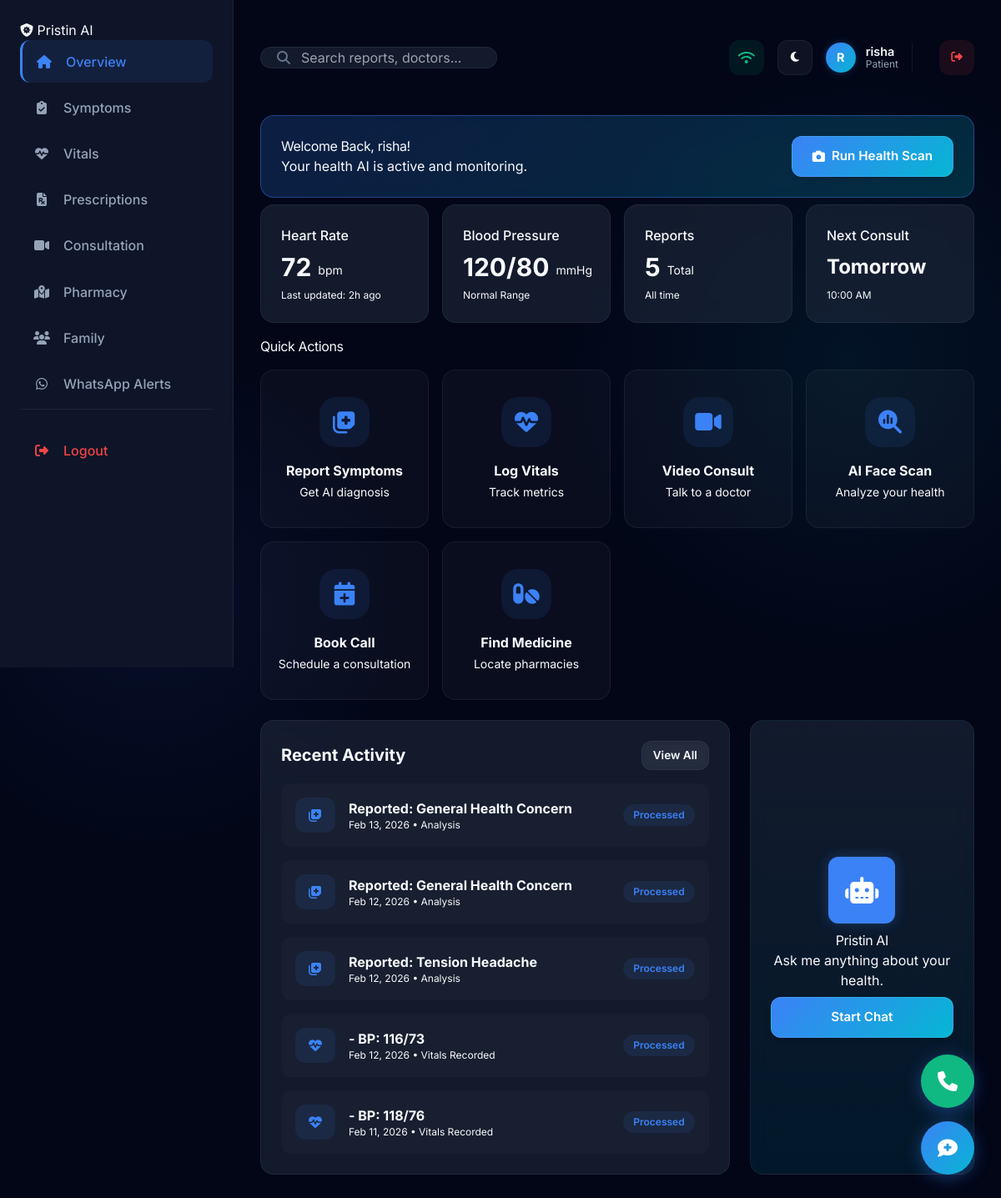
Page /dashboard (signed in) on the committed database.
### app.py (models this page shows)
class User(db.Model, UserMixin):
    id = db.Column(db.Integer, primary_key=True)
    username = db.Column(db.String(150), unique=True, nullable=False)
    email = db.Column(db.String(150), unique=True, nullable=False)
    password = db.Column(db.String(150), nullable=False)
    age = db.Column(db.Integer, nullable=True)
    gender = db.Column(db.String(20), nullable=True)
    existing_conditions = db.Column(db.Text, nullable=True)  # Comma-separated conditions
    role = db.Column(db.String(20), default='patient')  # patient, doctor, chw (community health worker)
    whatsapp_number = db.Column(db.String(20), nullable=True)  # Format: +91XXXXXXXXXX
    family_whatsapp = db.Column(db.String(20), nullable=True)  # Emergency contact WhatsApp
    preferred_language = db.Column(db.String(10), default='english')  # english, hindi, telugu, tamil, bengali, marathi
    symptom_reports = db.relationship('SymptomReport', backref='user', lazy=True, foreign_keys='SymptomReport.user_id')
    prescriptions = db.relationship('Prescription', backref='user', lazy=True)
    vital_records = db.relationship('VitalRecord', backref='user', lazy=True)
    appointments = db.relationship('Appointment', backref='user', lazy=True, foreign_keys='Appointment.user_id')

### app.py (the view, shortened to what this page needs)
@app.route('/dashboard')
@login_required
def dashboard():
    if current_user.role == 'doctor':
        return redirect(url_for('doctor_dashboard'))
    elif current_user.role == 'chw':
        return redirect(url_for('chw_dashboard'))
    symptom_count = SymptomReport.query.filter_by(user_id=current_user.id).count()
    vital_count = VitalRecord.query.filter_by(user_id=current_user.id).count()
    prescription_count = Prescription.query.filter_by(user_id=current_user.id).count()
    recommendation_count = SymptomReport.query.filter_by(user_id=current_user.id, doctor_approved=True).count()
    recent_symptoms = SymptomReport.query.filter_by(user_id=current_user.id).order_by(SymptomReport.created_at.desc()).limit(3).all()
    recent_vitals = VitalRecord.query.filter_by(user_id=current_user.id).order_by(VitalRecord.created_at.desc()).limit(2).all()
    recent_activity = []
    for symptom in recent_symptoms:
        raw_text = symptom.symptoms_text if symptom.symptoms_text else "Health Check"
        prediction_text = raw_text
        try:
            if symptom.ai_prediction and '{' in symptom.ai_prediction:
                pred_json = json.loads(symptom.ai_prediction)
                disease = pred_json.get('disease')
                if disease:
                    prediction_text = f"Reported: {disease}"
        except Exception as e:
            logging.error(f"Error parsing prediction JSON: {e}")
        if '{' in prediction_text and '}' in prediction_text:
             prediction_text = "Health Analysis"
        recent_activity.append({
            'type': 'symptom',
            'icon': 'notes-medical',
            'label': 'Analysis',
            'value': prediction_text,
            'time': symptom.created_at.strftime('%b %d, %Y'),
            'raw_time': symptom.created_at
        })
    for vital in recent_vitals:
        val = f' - BP: {vital.bp_systolic}/{vital.bp_diastolic}' if vital.bp_systolic else ''
        recent_activity.append({
            'type': 'vital',
            'icon': 'heartbeat',
            'label': 'Vitals Recorded',
            'value': val,
            'time': vital.created_at.strftime('%b %d, %Y'),
            'raw_time': vital.created_at
        })
    recent_activity.sort(key=lambda x: x['raw_time'], reverse=True)
    return render_template('dashboard.html',
                         user=current_user,
                         symptom_count=symptom_count,
                         vital_count=vital_count,
                         prescription_count=prescription_count,
                         recommendation_count=recommendation_count,
                         recent_activity=recent_activity[:5])

### templates/dashboard.html (shortened to what this page needs)
<!DOCTYPE html>
<html lang="{{ current_user.preferred_language if current_user.is_authenticated else 'en' }}">
<head>
    <script src="https://cdn.tailwindcss.com"></script>
    <link rel="stylesheet" href="https://cdnjs.cloudflare.com/ajax/libs/font-awesome/6.4.0/css/all.min.css">
    <link rel="stylesheet" href="/static/css/style.css">
</head>
<body data-theme="dark">
    <aside class="sidebar" id="sidebar">
        <div class="sidebar-header">
            <div class="logo-text">
                <i class="fas fa-shield-virus text-primary"></i> Pristin AI
            </div>
        </div>
        <nav class="flex-col gap-2" style="flex: 1;">
            <a href="{{ url_for('dashboard') }}" class="nav-link active">
                <i class="fas fa-home"></i> {{ 'Overview' | translate }}
            </a>
            <a href="{{ url_for('symptom_input') }}" class="nav-link">
                <i class="fas fa-clipboard-check"></i> {{ 'Symptoms' | translate }}
            </a>
            <a href="{{ url_for('vitals_timeline') }}" class="nav-link">
                <i class="fas fa-heartbeat"></i> {{ 'Vitals' | translate }}
            </a>
            <a href="{{ url_for('prescription_history') }}" class="nav-link">
                <i class="fas fa-file-prescription"></i> {{ 'Prescriptions' | translate }}
            </a>
            <a href="{{ url_for('video_start') }}" class="nav-link">
                <i class="fas fa-video"></i> {{ 'Consultation' | translate }}
            </a>
            <a href="{{ url_for('pharmacy_map') }}" class="nav-link">
                <i class="fas fa-map-marked-alt"></i> {{ 'Pharmacy' | translate }}
            </a>
            <a href="{{ url_for('family_manage') }}" class="nav-link">
                <i class="fas fa-users"></i> {{ 'Family' | translate }}
            </a>
            <a href="{{ url_for('whatsapp_settings') }}" class="nav-link">
                <i class="fab fa-whatsapp"></i> {{ 'WhatsApp Alerts' | translate }}
            </a>
            <div style="margin-top: auto; border-top: 1px solid var(--border-color); padding-top: 1rem;">
                <a href="{{ url_for('logout') }}" class="nav-link mt-2" style="color: var(--error);">
                    <i class="fas fa-sign-out-alt"></i> {{ 'Logout' | translate }}
                </a>
            </div>
        </nav>
    </aside>
    <main class="main-content">
        <header class="dashboard-header">
            <div class="flex items-center gap-4" style="flex: 1;">
                <div class="header-search">
                    <i class="fas fa-search"></i>
                    <input type="text" placeholder="{{ 'Search reports, doctors...' | translate }}">
                </div>
            </div>
            <div class="flex items-center gap-4">
                <div class="btn-icon" style="background: rgba(16, 185, 129, 0.1); color: var(--success);"
                    title="Online">
                    <i class="fas fa-wifi"></i>
                </div>
                <button onclick="toggleTheme()" class="btn btn-icon btn-sm theme-toggle"
                    title="{{ 'Toggle Theme' | translate }}"
                    style="background: rgba(255, 255, 255, 0.05); border: 1px solid var(--border-color);">
                    <i class="fas fa-moon"></i>
                </button>
                <div class="user-profile">
                    <div class="user-avatar text-white">
                        {{ current_user.username[0].upper() }}
                    </div>
                    <div class="user-info">
                        <div class="user-name">{{ current_user.username }}</div>
                        <div class="user-role">{{ current_user.role.capitalize() }}</div>
                    </div>
                </div>
                <a href="{{ url_for('logout') }}" class="btn btn-icon btn-sm" title="Logout"
                    style="color: var(--error); background: rgba(239, 68, 68, 0.1);">
                    <i class="fas fa-sign-out-alt"></i>
                </a>
            </div>
        </header>
        <div class="card mb-2"
            style="background: linear-gradient(135deg, rgba(59, 130, 246, 0.2), rgba(6, 182, 212, 0.2)); border-color: rgba(59, 130, 246, 0.4);">
            <div class="flex flex-col md:flex-row justify-between items-center gap-4">
                <div>
                    <h1>{{ 'Welcome Back' | translate }}, {{ current_user.username }}!</h1>
                    <p class="text-secondary" style="margin-bottom: 0;">{{ 'Your health AI is active and monitoring.' |
                        translate }}</p>
                </div>
                <a href="{{ url_for('facial_scan') }}" class="btn btn-primary pulse">
                    <i class="fas fa-camera"></i> {{ 'Run Health Scan' | translate }}
                </a>
            </div>
        </div>
        <div class="grid grid-cols-1 md:grid-cols-2 lg:grid-cols-4 gap-4 mb-4">
            <div class="card flex flex-col justify-between hover-glow">
                <div class="text-muted font-medium">{{ 'Heart Rate' | translate }}</div>
                <div class="flex items-end gap-2 mt-2">
                    <span class="text-3xl font-bold">72</span>
                    <span class="text-sm text-success mb-1">bpm</span>
                </div>
                <div class="text-xs text-muted mt-2">{{ 'Last updated' | translate }}: 2h {{ 'ago' | translate }}</div>
            </div>
            <div class="card flex flex-col justify-between hover-glow">
                <div class="text-muted font-medium">{{ 'Blood Pressure' | translate }}</div>
                <div class="flex items-end gap-2 mt-2">
                    <span class="text-3xl font-bold">120/80</span>
                    <span class="text-sm text-success mb-1">mmHg</span>
                </div>
                <div class="text-xs text-muted mt-2">{{ 'Normal Range' | translate }}</div>
            </div>
            <div class="card flex flex-col justify-between hover-glow">
                <div class="text-muted font-medium">{{ 'Reports' | translate }}</div>
                <div class="flex items-end gap-2 mt-2">
                    <span class="text-3xl font-bold">{{ symptom_count }}</span>
                    <span class="text-sm text-primary mb-1">{{ 'Total' | translate }}</span>
                </div>
                <div class="text-xs text-muted mt-2">{{ 'All time' | translate }}</div>
            </div>
            <div class="card flex flex-col justify-between hover-glow">
                <div class="text-muted font-medium">{{ 'Next Consult' | translate }}</div>
                <div class="flex items-end gap-2 mt-2">
                    <span class="text-2xl font-bold">{{ 'Tomorrow' | translate }}</span>
                </div>
                <div class="text-xs text-warning mt-2">10:00 AM</div>
            </div>
        </div>
        <h3 class="mb-4">{{ 'Quick Actions' | translate }}</h3>
        <div class="grid grid-cols-2 lg:grid-cols-4 gap-4 mb-6">
            <a href="{{ url_for('symptom_input') }}" class="quick-action-card">
                <div class="quick-action-icon">
                    <i class="fas fa-notes-medical"></i>
                </div>
                <div class="font-bold mb-1">{{ 'Report Symptoms' | translate }}</div>
                <div class="text-sm text-muted">{{ 'Get AI diagnosis' | translate }}</div>
            </a>
            <a href="{{ url_for('vitals_input') }}" class="quick-action-card">
                <div class="quick-action-icon">
                    <i class="fas fa-heartbeat"></i>
                </div>
                <div class="font-bold mb-1">{{ 'Log Vitals' | translate }}</div>
                <div class="text-sm text-muted">{{ 'Track metrics' | translate }}</div>
            </a>
            <a href="{{ url_for('video_start') }}" class="quick-action-card">
                <div class="quick-action-icon">
                    <i class="fas fa-video"></i>
                </div>
                <div class="font-bold mb-1">{{ 'Video Consult' | translate }}</div>
                <div class="text-sm text-muted">{{ 'Talk to a doctor' | translate }}</div>
            </a>
            <a href="{{ url_for('facial_scan') }}" class="quick-action-card">
                <div class="quick-action-icon">
                    <i class="fas fa-magnifying-glass-chart"></i>
                </div>
                <div class="font-bold mb-1">{{ 'AI Face Scan' | translate }}</div>
                <div class="text-sm text-muted">{{ 'Analyze your health' | translate }}</div>
            </a>
            <a href="{{ url_for('book_appointment') }}" class="quick-action-card">
                <div class="quick-action-icon">
                    <i class="fas fa-calendar-plus"></i>
                </div>
                <div class="font-bold mb-1">{{ 'Book Call' | translate }}</div>
                <div class="text-sm text-muted">{{ 'Schedule a consultation' | translate }}</div>
            </a>
            <a href="{{ url_for('pharmacy_map') }}" class="quick-action-card">
                <div class="quick-action-icon">
                    <i class="fas fa-pills"></i>
                </div>
                <div class="font-bold mb-1">{{ 'Find Medicine' | translate }}</div>
                <div class="text-sm text-muted">{{ 'Locate pharmacies' | translate }}</div>
            </a>
        </div>
        <div class="grid grid-cols-1 lg:grid-cols-3 gap-6">
            <div class="card lg:col-span-2">
                <div class="card-header">
                    <div class="card-title">{{ 'Recent Activity' | translate }}</div>
                    <a href="#" class="btn btn-sm btn-secondary">{{ 'View All' | translate }}</a>
                </div>
                <div class="flex flex-col gap-4 mt-2">
                    {% for activity in recent_activity %}
                    <div class="flex items-center gap-4 p-4 rounded-xl transition-all hover:bg-white/5 border border-transparent hover:border-white/10"
                        style="background: rgba(255,255,255,0.02);">
                        <div class="btn-icon"
                            style="background: rgba(59, 130, 246, 0.1); color: var(--primary); min-width: 48px;">
                            <i class="fas fa-{{ activity.icon if activity.icon else 'file-medical-alt' }}"></i>
                        </div>
                        <div style="flex: 1;">
                            <div class="font-bold text-sm lg:text-base">{{ activity.value }}</div>
                            <div class="text-xs text-muted">{{ activity.time }} • {{ activity.label }}</div>
                        </div>
                        <span class="badge {{ 'badge-success' if 'Approved' in activity.value else 'badge-info' }}">{{
                            'Processed' | translate }}</span>
                    </div>
                    {% else %}
                    <div class="text-center p-xl text-muted">{{ 'No recent activity' | translate }}</div>
                    {% endfor %}
                </div>
            </div>
            <div class="card flex flex-col justify-center items-center text-center p-xl"
                style="background: linear-gradient(180deg, var(--bg-card) 0%, rgba(6, 182, 212, 0.1) 100%);">
                <div class="btn-icon mb-2"
                    style="width: 80px; height: 80px; font-size: 2rem; background: var(--primary); color: white; box-shadow: var(--glow-blue);">
                    <i class="fas fa-robot"></i>
                </div>
                <h3>Pristin AI</h3>
                <p class="mb-2">{{ 'Ask me anything about your health.' | translate }}</p>
                <button onclick="toggleChat()" class="btn btn-primary w-full">{{ 'Start Chat' | translate }}</button>
            </div>
        </div>
    </main>
    <div
        style="position: fixed; bottom: 2rem; right: 2rem; display: flex; flex-direction: column; gap: 1rem; z-index: 1000;">
        <a href="https://3e104690-bc13-4db0-a952-9622eb6989ce-00-1pqcy0d1sba3w.sisko.replit.dev" target="_blank"
            class="floating-ai-btn"
            style="position: static; background: var(--success); text-decoration: none; display: flex; align-items: center; justify-content: center;"
            title="AI Call Bot">
            <i class="fas fa-phone"></i>
        </a>
        <button onclick="toggleChat()" class="floating-ai-btn" title="Chat with AI" style="position: static;">
            <i class="fas fa-comment-medical"></i>
        </button>
    </div>
</body>
</html>

### rows in the picture
User: username "R", username "risha", role "Patient"

### other values in the picture
{{ 'Overview' | translate }} "Overview"
{{ 'Symptoms' | translate }} "Symptoms"
{{ 'Vitals' | translate }} "Vitals"
{{ 'Prescriptions' | translate }} "Prescriptions"
{{ 'Consultation' | translate }} "Consultation"
{{ 'Pharmacy' | translate }} "Pharmacy"
{{ 'Family' | translate }} "Family"
{{ 'WhatsApp Alerts' | translate }} "WhatsApp Alerts"
{{ 'Logout' | translate }} "Logout"
{{ 'Welcome Back' | translate }} "Welcome Back"
{{ 'Run Health Scan' | translate }} "Run Health Scan"
{{ 'Heart Rate' | translate }} "Heart Rate"
{{ 'Last updated' | translate }} "Last updated"
{{ 'ago' | translate }} "ago"
{{ 'Blood Pressure' | translate }} "Blood Pressure"
